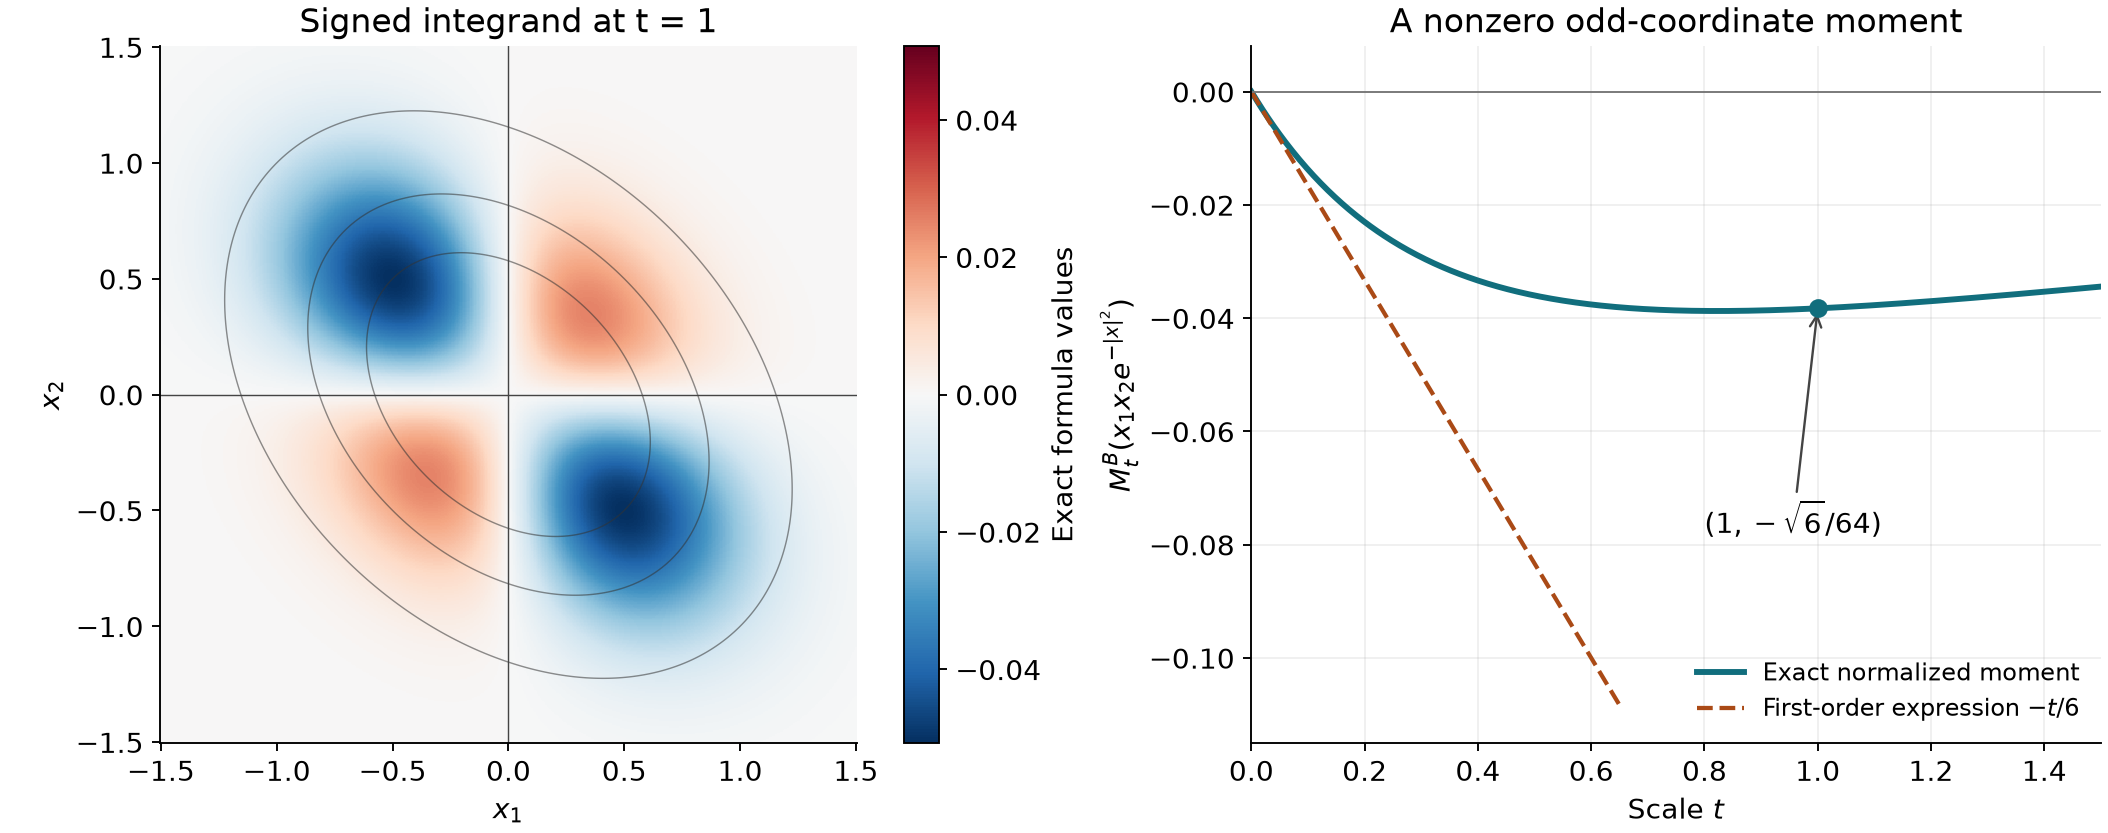

Python code for this plot:
"""Exact formula samples for polynomial Gaussian moments. Original figure: CC0."""
from pathlib import Path
import numpy as np
import matplotlib
matplotlib.use("Agg")
import matplotlib.pyplot as plt
from matplotlib.colors import TwoSlopeNorm

out = Path(__file__).resolve().parent
plt.rcParams.update({"font.size": 12, "axes.titlesize": 14, "figure.facecolor": "white",
                     "axes.spines.top": False, "axes.spines.right": False,
                     "svg.hashsalt": "AN01-mixed-gaussian-moments"})
fig, axes = plt.subplots(1, 2, figsize=(12.4, 4.9), constrained_layout=True)
x = np.linspace(-1.5, 1.5, 501)
X, Y = np.meshgrid(x, x)
F = np.sqrt(3)/np.pi * X*Y * np.exp(-3*X**2 - 2*X*Y - 3*Y**2)
bound = np.max(np.abs(F))
im = axes[0].pcolormesh(X, Y, F, shading="auto", cmap="RdBu_r",
                       norm=TwoSlopeNorm(vmin=-bound, vcenter=0, vmax=bound),
                       rasterized=True)
axes[0].contour(X, Y, 3*X**2+2*X*Y+3*Y**2, levels=[1,2,4],
                colors="#333333", linewidths=.6, alpha=.55)
axes[0].axhline(0, color="#444444", lw=.6)
axes[0].axvline(0, color="#444444", lw=.6)
axes[0].set(xlabel=r"$x_1$", ylabel=r"$x_2$", aspect="equal",
            title="Signed integrand at t = 1")
fig.colorbar(im, ax=axes[0], fraction=.045, pad=.03, label="Exact formula values")
t = np.linspace(0, 1.5, 601)
M = -np.sqrt(3)*t/(2*((t+1)*(t+3))**1.5)
axes[1].plot(t, M, color="#116e7d", lw=2.5, label="Exact normalized moment")
small = np.linspace(0, .65, 160)
axes[1].plot(small, -small/6, "--", color="#aa4a16", lw=1.8,
             label=r"First-order expression $-t/6$")
value = -np.sqrt(6)/64
axes[1].scatter([1], [value], s=48, color="#116e7d", zorder=5)
axes[1].annotate(r"$(1,-\sqrt{6}/64)$", (1, value), xytext=(.8,-.078),
                 arrowprops={"arrowstyle":"->", "color":"#444444"}, fontsize=12)
axes[1].axhline(0, color="#777777", lw=.8)
axes[1].set(xlim=(0,1.5), ylim=(-.115,.008), xlabel=r"Scale $t$",
             ylabel=r"$M_t^B(x_1x_2e^{-|x|^2})$",
             title="A nonzero odd-coordinate moment")
axes[1].legend(loc="lower right", frameon=False, fontsize=10)
axes[1].grid(alpha=.2)
for extension in ["png", "svg"]:
    fig.savefig(out / ("mixed-gaussian-moments." + extension), dpi=170,
                metadata={"Date": None} if extension == "svg" else None)
svg = out / "mixed-gaussian-moments.svg"
svg.write_text("\n".join(line.rstrip() for line in svg.read_text(encoding="utf-8").splitlines()) + "\n",
               encoding="utf-8")
plt.close(fig)
